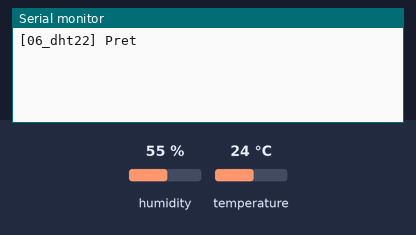
The sketch below on a simulated ESP32. On the bench: the last lines printed to the serial monitor. The test bench sets the inputs (shaded band); at power-on: humidity 55 %, temperature 24 °C.

Above: at 1.4 s.
1.5 s: humidity set to 22 %
At 3.4 s:
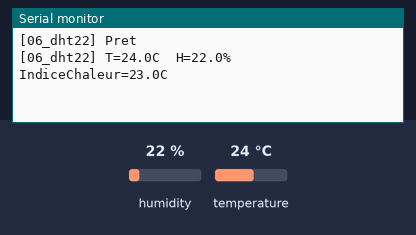
6.5 s: temperature set to 12 °C
At 8.5 s:
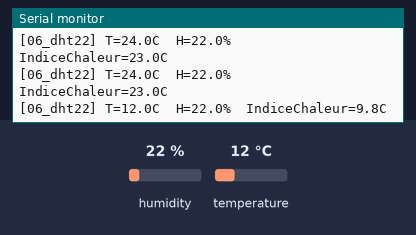
10.2 s: humidity set to 40 %
At 13.5 s:
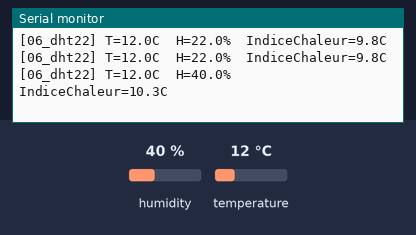
Timing chart, 0 to 15.0 s (numbered marks = the images above; inputs shaded):
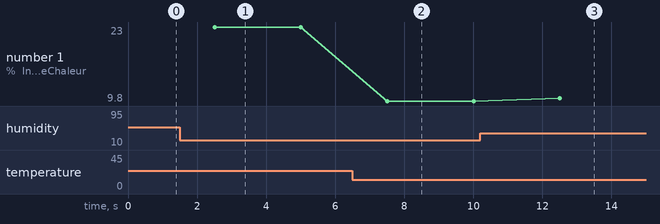

The sketch:

06_dht22.ino
```cpp
/*
 * Projet 06 - Capteur DHT22 (temperature / humidite)
 * Cible : ESP32 / Uno
 * Bibliotheque requise : "DHT sensor library" (Adafruit) + "Adafruit Unified Sensor"
 * But : lire temperature et humidite relative de facon non bloquante.
 */

#include <Arduino.h>
#include <DHT.h>

const uint8_t DHT_PIN = 4;
#define DHT_TYPE DHT22

DHT dht(DHT_PIN, DHT_TYPE);

const unsigned long READ_INTERVAL_MS = 2500; // le DHT22 ne supporte pas plus de 0.5Hz
unsigned long lastReadTime = 0;

void setup() {
  Serial.begin(115200);
  delay(200);
  dht.begin();
  Serial.println("[06_dht22] Pret");
}

void loop() {
  unsigned long now = millis();
  if (now - lastReadTime >= READ_INTERVAL_MS) {
    lastReadTime = now;
    float humidity = dht.readHumidity();
    float tempC = dht.readTemperature();

    if (isnan(humidity) || isnan(tempC)) {
      Serial.println("[06_dht22] Erreur de lecture du capteur DHT22 !");
      return;
    }

    float heatIndex = dht.computeHeatIndex(tempC, humidity, false);
    Serial.printf("[06_dht22] T=%.1fC  H=%.1f%%  IndiceChaleur=%.1fC\n",
                  tempC, humidity, heatIndex);
  }
}
```

Measured:
- after the input at 1.5 s, the serial monitor: prints a new line after 1.0 s (image 1)
- after the input at 6.5 s, the serial monitor: prints a new line after 1.0 s (image 2)
- after the input at 10.2 s, the serial monitor: prints a new line after 2.3 s (image 3)
- plotted number 1: 23 → 9.8 after the input at 6.5 s, 9.8 → 10.3 after the input at 10.2 s
